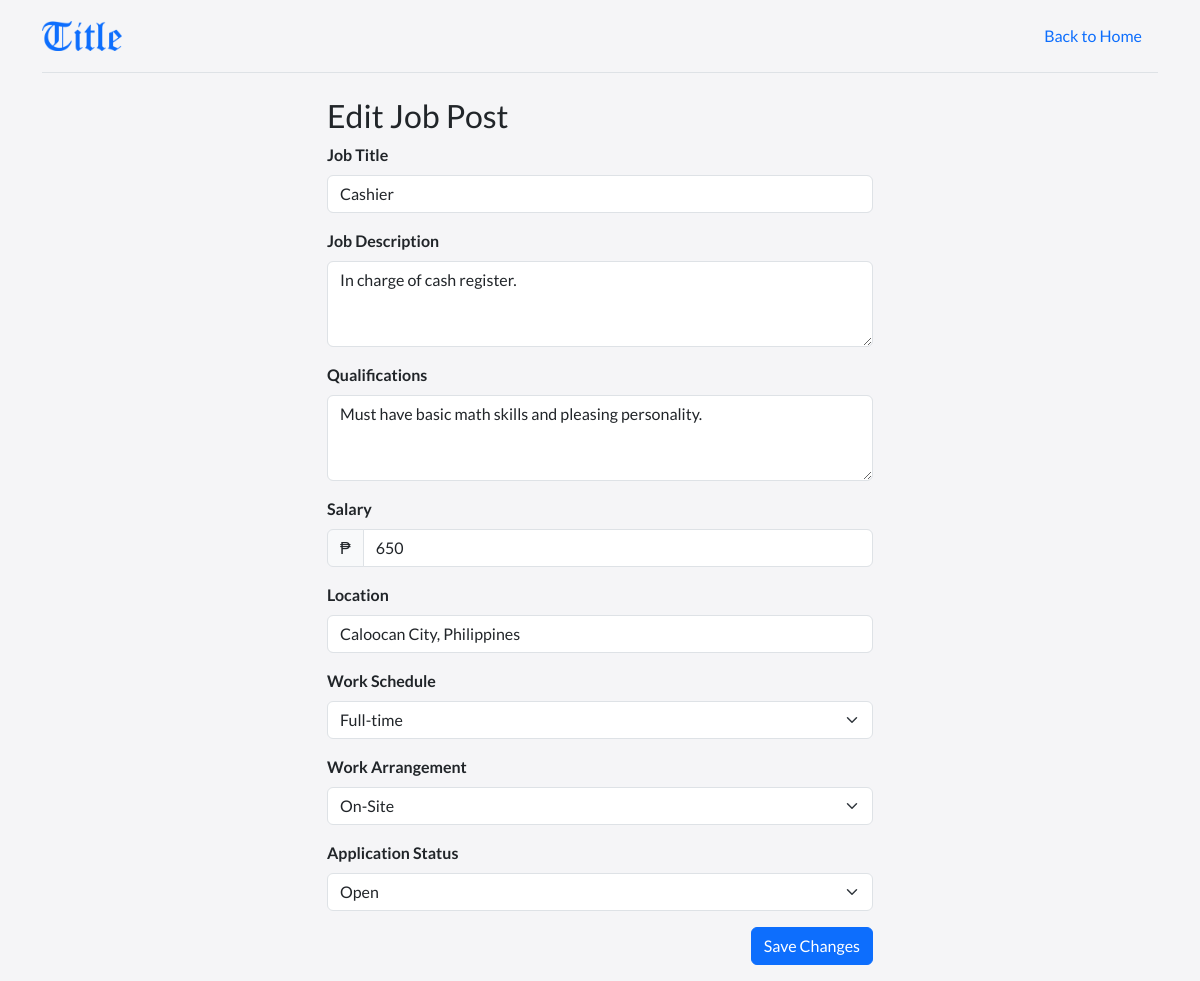
Page /title/e_editjobs.php?id=5 (signed in) on the committed database.
### tables this page shows
CREATE TABLE `tbl_jobs` (
  `id` int(11) NOT NULL,
  `date` date NOT NULL,
  `eid` int(11) NOT NULL,
  `title` varchar(255) NOT NULL,
  `description` text NOT NULL,
  `qualifications` text NOT NULL,
  `salary` int(12) NOT NULL,
  `location` varchar(255) NOT NULL,
  `work_sched` varchar(100) NOT NULL,
  `work_arrangement` varchar(100) NOT NULL,
  `status` varchar(100) NOT NULL
);

### title/e_editjobs.php (the view, shortened to what this page needs)
<?php
include 'connection.php';
if (isset($_GET['id']) && !empty($_GET['id'])) {
    $pid = $_GET['id'];
    $query = "SELECT * FROM tbl_jobs WHERE id = ?";
    $stmt = $conn->prepare($query);
    $stmt->bind_param("i", $pid);
    if ($stmt->execute()) {
        $result = $stmt->get_result();
        if ($row = $result->fetch_assoc()) {
            $title = $row['title'];
            $description = $row['description'];
            $qualifications = $row['qualifications'];
            $salary = $row['salary'];
            $location = $row['location'];
            $work_sched = $row['work_sched'];
            $work_arrangement = $row['work_arrangement'];
            $status = $row['status'];
        } else {
            echo "No job found with the given ID.";
            exit;
        }
    } else {
        echo "Error: " . $stmt->error;
        exit;
    }
} else {
    echo "Error: No ID found in URL.";
    exit;
}
?>
<!DOCTYPE html>
<html lang="en" data-bs-theme="auto">
<head>
        <link rel="stylesheet" href="https://cdn.jsdelivr.net/npm/@docsearch/css@3">
        <link href="../title/assets/dist/css/bootstrap.min.css" rel="stylesheet">
</head>
<body>
    <main>
        <div class="container">
            <header class="d-flex flex-wrap align-items-center justify-content-center justify-content-md-between py-3 mb-4 border-bottom">
            <img class="bi me-2" src="../title/title-img/sec-logo.png" width="80" height="30" role="img" aria-label="Title"></img>
            <div class="d-flex justify-content-between align-items-center">
                <ul class="nav">
                    <li class="nav-item">
                        <a class="nav-link" href="e_home.php">Back to Home</a>
                    </li>
              </div>
            </header>
        </div>
    </main>
    <div class="container">
        <div class="row justify-content-md-center">
            <div class="col-md-6">
                <h2>Edit Job Post</h2>
                <form id="form_editjobs" method="POST" action="process_editjobs.php">
                    <div class="mb-3">
                        <label for="title" class="form-label"><strong>Job Title</strong></label>
                        <input type="text" class="form-control" name="title" id="title" placeholder="Enter the title of the posistion." value="<?php echo $title; ?>">
                    </div>
                    <div class="mb-3">
                        <label for="description" class="form-label"><strong>Job Description</strong></label>
                        <textarea class="form-control" name="description" id="description" rows="3" placeholder="Provide a brief description of the job responsibilities."><?php echo $description; ?></textarea>
                    </div>
                    <div class="mb-3">
                        <label for="qualifications" class="form-label"><strong>Qualifications</strong></label>
                        <textarea class="form-control" name="qualifications" id="qualifications" rows="3" placeholder="List the qualifications and skills required for the position (Educational Background, Professional Experience, Skills, etc.)."><?php echo $qualifications; ?></textarea>
                    </div>
                    <div class="mb-3">
                        <label for="salary" class="form-label"><strong>Salary</strong></label>
                        <div class="input-group mb-3">
                        <span class="input-group-text">₱</span>
                        <input type="text" class="form-control" name="salary" id="salary" placeholder="Indicate the salary for the position." value="<?php echo $salary; ?>">
                    </div>
                    <div class="mb-3">
                        <label for="location" class="form-label"><strong>Location</strong></label>
                        <input type="text" class="form-control" name="location" id="location" placeholder="Specify the location of the job (city, state)." value="<?php echo $location; ?>">
                    </div>
                    <div class="mb-3">
                        <label for="work_sched" class="form-label"><strong>Work Schedule</strong></label>
                        <select class="form-select" name="work_sched" id="work_sched">
                            <option value="Full-Time" <?php echo ($work_sched == 'Full-Time') ? 'selected' : ''; ?>>Full-time</option>
                        </select>
                    </div>
                    <div class="mb-3">
                        <label for="work_arrangement" class="form-label"><strong>Work Arrangement</strong></label>
                        <select class="form-select" name="work_arrangement" id="work_arrangement">
                            <option value="On-Site" <?php echo ($work_arrangement == 'On-Site') ? 'selected' : ''; ?>>On-Site</option>
                    </select>
                    </div>
                    <div class="mb-3">
                        <label for="status" class="form-label"><strong>Application Status</strong></label>
                        <select class="form-select" name="status" id="status">
                            <option value="Open" <?php echo ($status == 'Open') ? 'selected' : ''; ?>>Open</option>
                        </select>
                    </div>
                    <div class="mb-3 text-end">
                        <button class="btn btn-primary" name="submitPost" id="submitPost" type="submit">Save Changes</button>
                    </div>
                </form>
            </div>
        </div>
    </div>
</body>
</html>

### title/e_editjobs.php (style rules this page uses)
body { background-color: #f5f5f7; font-family: 'Lato', sans-serif; font-weight: 400; }
.bi { vertical-align: -.125em; fill: currentColor; }

### rows in the picture
tbl_jobs: title "Cashier", description "In charge of cash register.", qualifications "Must have basic math skills and pleasing personality.", salary "650", location "Caloocan City, Philippines", work_sched "Full-time", work_arrangement "On-Site", status "Open"
